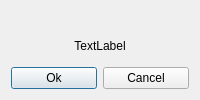
<?xml version="1.0" encoding="UTF-8"?>
<ui version="4.0">
 <class>DialogConfirm</class>
 <widget class="QDialog" name="DialogConfirm">
  <property name="geometry">
   <rect>
    <x>0</x>
    <y>0</y>
    <width>200</width>
    <height>100</height>
   </rect>
  </property>
  <property name="windowTitle">
   <string>Dialog</string>
  </property>
  <layout class="QVBoxLayout" name="verticalLayout" stretch="0,1,0">
   <item>
    <widget class="QLabel" name="icon">
     <property name="text">
      <string/>
     </property>
     <property name="pixmap">
      <pixmap resource="resources.qrc">:/icons/icons/icon_exclamation.svg</pixmap>
     </property>
     <property name="alignment">
      <set>Qt::AlignCenter</set>
     </property>
    </widget>
   </item>
   <item>
    <widget class="QLabel" name="label">
     <property name="text">
      <string>TextLabel</string>
     </property>
     <property name="alignment">
      <set>Qt::AlignCenter</set>
     </property>
    </widget>
   </item>
   <item>
    <layout class="QHBoxLayout" name="horizontalLayout">
     <item>
      <widget class="QPushButton" name="buttonAccept">
       <property name="text">
        <string>Ok</string>
       </property>
      </widget>
     </item>
     <item>
      <widget class="QPushButton" name="buttonReject">
       <property name="text">
        <string>Cancel</string>
       </property>
      </widget>
     </item>
    </layout>
   </item>
  </layout>
 </widget>
 <resources>
  <include location="resources.qrc"/>
 </resources>
 <connections/>
</ui>
